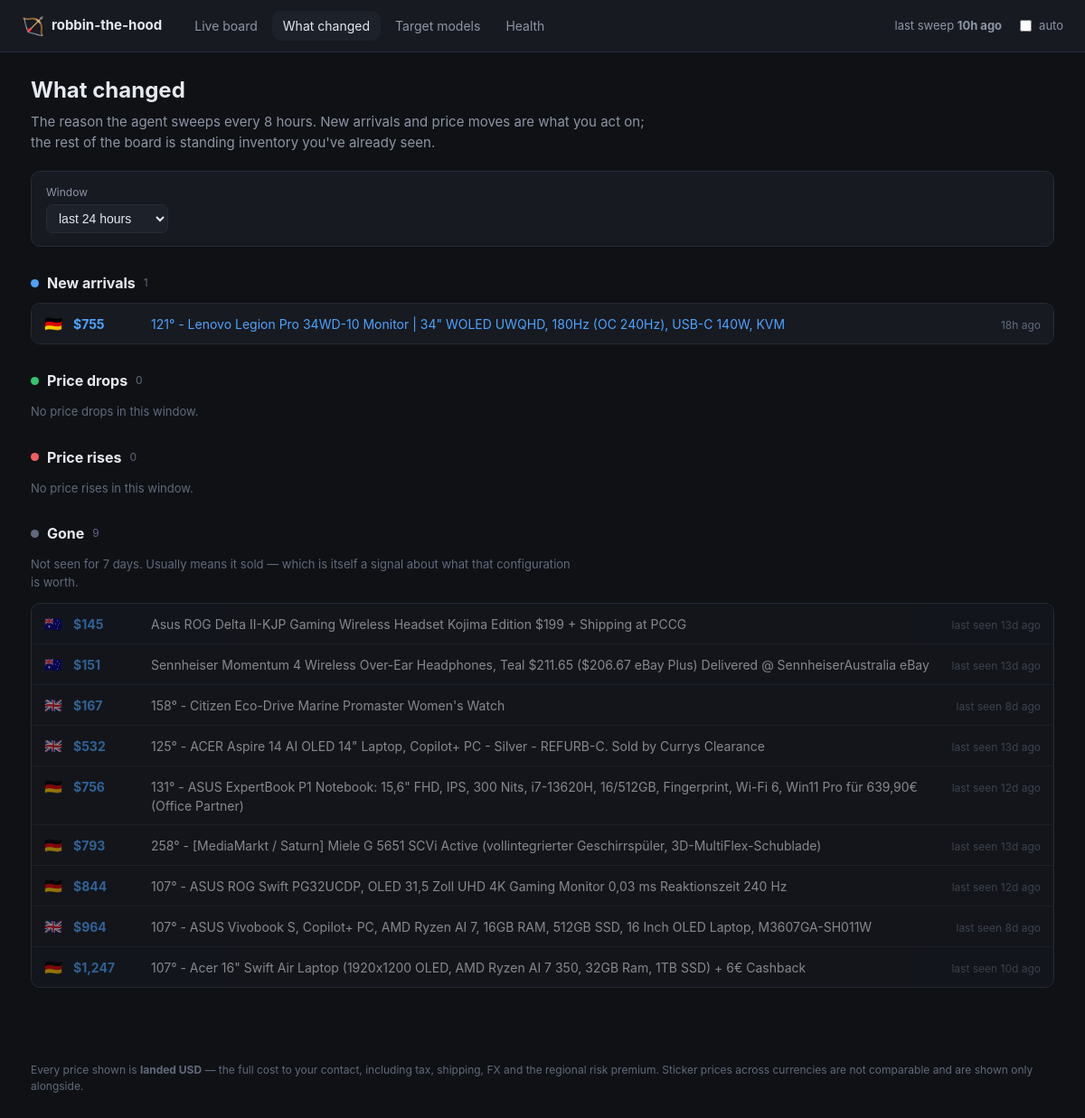
/changes, run on an earlier commit of the app's database.
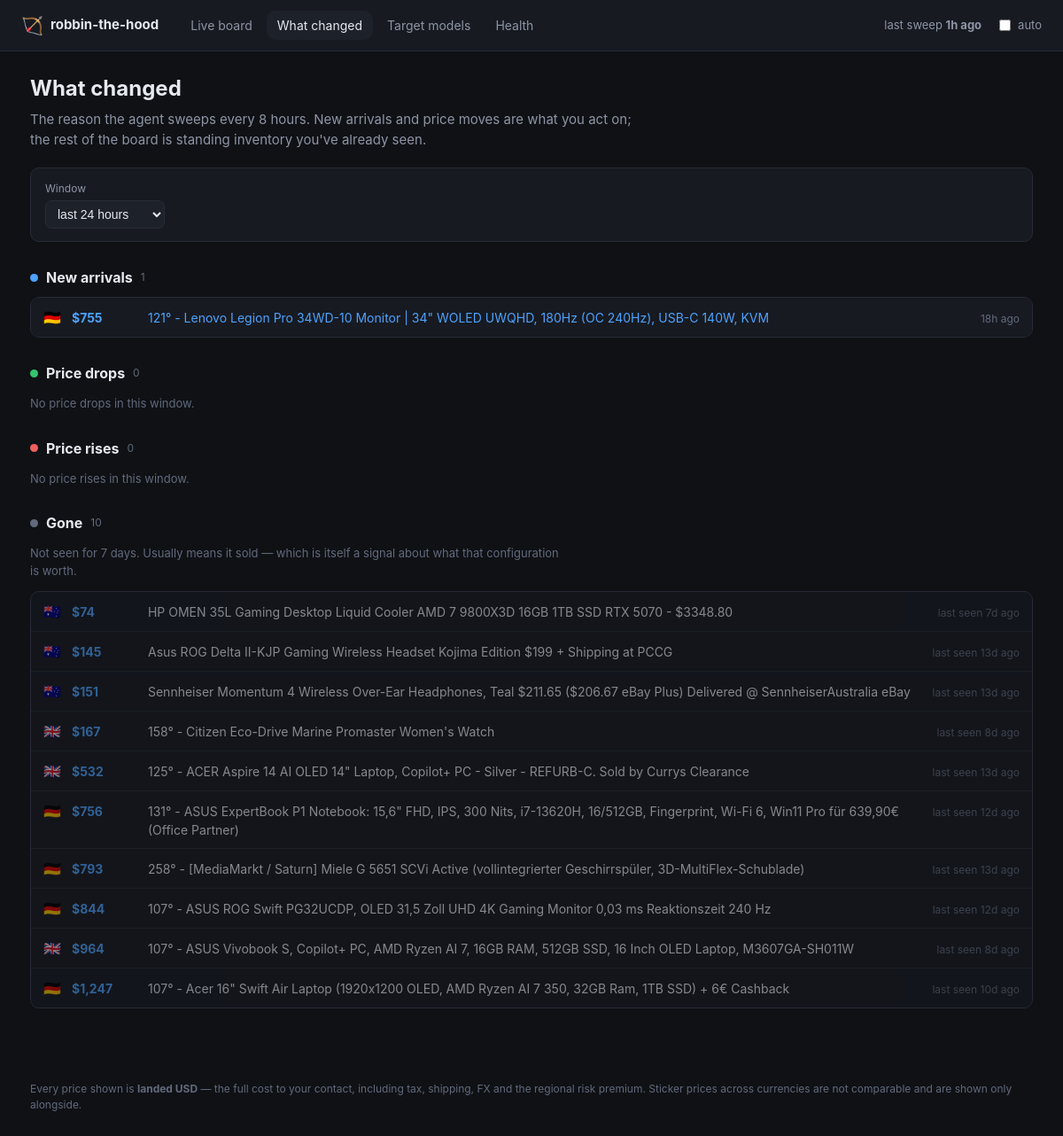
And on a later commit of the database.
### tables this page shows
CREATE TABLE listings (
    fingerprint     TEXT PRIMARY KEY,
    source          TEXT NOT NULL,
    listing_id      TEXT,
    title           TEXT NOT NULL,
    url             TEXT,
    region          TEXT NOT NULL,
    currency        TEXT NOT NULL,
    sticker_local   REAL,
    landed_usd      REAL,
    -- The FX rate is stored per listing so a comparison made weeks from now
    -- against today's record is still honest.
    fx_rate         REAL,
    fx_source       TEXT,
    fx_fetched_at   TEXT,
    score           REAL,
    model_key       TEXT,
    condition       TEXT,
    seller_name     TEXT,
    flags           TEXT,
    reject_reasons  TEXT,
    first_seen      TEXT NOT NULL,
    last_seen       TEXT NOT NULL,
    status          TEXT NOT NULL DEFAULT 'active'
, spec_line TEXT, score_breakdown TEXT, landed_explain TEXT);

### dashboard.py (the view)
@app.route("/changes")
def changes():
    hours = int(request.args.get("hours", 24))
    config = _config()
    with _open() as store:
        data = recent_changes(store, config, hours=hours)
        latest_run = store.latest_run_at()
    return render_template(
        "changes.html", changes=data, hours=hours, latest_run=latest_run,
        now=datetime.now(timezone.utc), active="changes",
        static_export=_static_export(),
    )

### dashboard.py (called while the page is built)
def _open():
    return Store(app.config["DEALS_DB"])

def _static_export() -> bool:
    return bool(app.config.get("STATIC_EXPORT"))

def _config():
    if app.config["DEALS_CONFIG"] is None:
        app.config["DEALS_CONFIG"] = load_config()
    return app.config["DEALS_CONFIG"]

@app.template_filter("money")
def money(value) -> str:
    return "—" if value is None else f"${value:,.0f}"

@app.template_filter("ago")
def ago(moment) -> str:
    if moment is None:
        return "never"
    delta = datetime.now(timezone.utc) - moment
    minutes = int(delta.total_seconds() // 60)
    if minutes < 1:
        return "just now"
    if minutes < 60:
        return f"{minutes}m ago"
    if minutes < 2880:
        return f"{minutes // 60}h ago"
    return f"{minutes // 1440}d ago"

### dealhunter/config.py (called while the page is built)
    def region(self, code: Region) -> RegionConfig:
        try:
            return self.regions[code]
        except KeyError as exc:  # pragma: no cover - config error, fails loudly
            raise KeyError(f"Region {code} is missing from config.yaml") from exc

### dealhunter/store.py (called while the page is built)
    def __enter__(self) -> "Store":
        return self

    def __exit__(self, *exc_info) -> None:
        self.close()

### templates/changes.html (shortened to what this page needs)
{% extends "base.html" %}
{% block content %}
<div class="pagehead">
  <h1>What changed</h1>
  <p class="sub">
    The reason the agent sweeps every 8 hours. New arrivals and price moves are
    what you act on; the rest of the board is standing inventory you've already
    seen.
  </p>
</div>
<form class="filters" method="get">
  <label>Window
    <select name="hours" onchange="this.form.submit()">
      <option value="24"  {{ 'selected' if hours == 24 }}>last 24 hours</option>
    </select>
  </label>
</form>
<section class="changeblock">
  <h2><span class="dot new"></span> New arrivals
    <span class="n">{{ changes.new | length }}</span></h2>
  {% if changes.new %}
    <ul class="changes">
      {% for c in changes.new %}
        <li>
          <span class="flagicon">{{ c.region_flag }}</span>
          <span class="amount">{{ c.landed_usd | money }}</span>
          <a href="{{ c.url }}" target="_blank" rel="noopener">{{ c.title }}</a>
          <span class="when"><time datetime="{{ c.when.isoformat() }}">{{ c.when | ago }}</time></span>
        </li>
      {% endfor %}
    </ul>
  {% else %}
    <p class="none">Nothing new in this window.</p>
  {% endif %}
</section>
<section class="changeblock">
  <h2><span class="dot drop"></span> Price drops
    <span class="n">{{ changes.drops | length }}</span></h2>
  {% if changes.drops %}
    <ul class="changes">
      {% for c in changes.drops %}
        <li>
          <span class="flagicon">{{ c.region_flag }}</span>
          <span class="amount">{{ c.landed_usd | money }}</span>
          <span class="delta down">{{ c.delta | signed }} ({{ '%.1f' % c.percent }}%)</span>
          <a href="{{ c.url }}" target="_blank" rel="noopener">{{ c.title }}</a>
          <span class="when"><time datetime="{{ c.when.isoformat() }}">{{ c.when | ago }}</time></span>
        </li>
      {% endfor %}
    </ul>
  {% else %}
    <p class="none">No price drops in this window.</p>
  {% endif %}
</section>
<section class="changeblock">
  <h2><span class="dot rise"></span> Price rises
    <span class="n">{{ changes.rises | length }}</span></h2>
  {% if changes.rises %}
    <ul class="changes">
      {% for c in changes.rises %}
        <li>
          <span class="flagicon">{{ c.region_flag }}</span>
          <span class="amount">{{ c.landed_usd | money }}</span>
          <span class="delta up">{{ c.delta | signed }} ({{ '%.1f' % c.percent }}%)</span>
          <a href="{{ c.url }}" target="_blank" rel="noopener">{{ c.title }}</a>
          <span class="when"><time datetime="{{ c.when.isoformat() }}">{{ c.when | ago }}</time></span>
        </li>
      {% endfor %}
    </ul>
  {% else %}
    <p class="none">No price rises in this window.</p>
  {% endif %}
</section>
<section class="changeblock">
  <h2><span class="dot gone"></span> Gone
    <span class="n">{{ changes.gone | length }}</span></h2>
  <p class="hint">
    Not seen for 7 days. Usually means it sold — which is itself a signal about
    what that configuration is worth.
  </p>
  {% if changes.gone %}
    <ul class="changes">
      {% for c in changes.gone %}
        <li class="faded">
          <span class="flagicon">{{ c.region_flag }}</span>
          <span class="amount">{{ c.landed_usd | money }}</span>
          <span>{{ c.title }}</span>
          <span class="when">last seen <time datetime="{{ c.when.isoformat() }}">{{ c.when | ago }}</time></span>
        </li>
      {% endfor %}
    </ul>
  {% else %}
    <p class="none">Nothing has dropped off recently.</p>
  {% endif %}
</section>
{% endblock %}

What changed in the data, as far as the page shows it:
now on this page (row edited): listings: region_flag "🇦🇺", landed_usd "$74", title "HP OMEN 35L Gaming Desktop Liquid Cooler AMD 7 9800X3D 16GB 1TB SSD RTX 5070 - $3348.80", when|ago "7d ago", shown under "Gone 10"
Also different on the page:
{{ latest_run | ago }}: "10h ago" → "1h ago"
{{ changes.gone | length }}: "9" → "10"
